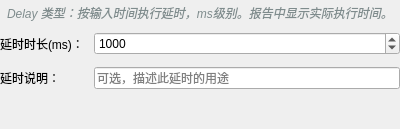
            <widget class="QWidget" name="page_delay">
             <layout class="QVBoxLayout" name="delayPageLayout">
              <property name="leftMargin">
               <number>0</number>
              </property>
              <property name="topMargin">
               <number>0</number>
              </property>
              <property name="rightMargin">
               <number>0</number>
              </property>
              <property name="bottomMargin">
               <number>0</number>
              </property>
              <item>
               <widget class="QLabel" name="label_delayHint">
                <property name="text">
                 <string>Delay 类型：按输入时间执行延时，ms级别。报告中显示实际执行时间。</string>
                </property>
                <property name="styleSheet">
                 <string notr="true">color: #7f8c8d; font-style: italic; padding: 4px;</string>
                </property>
               </widget>
              </item>
              <item>
               <layout class="QFormLayout" name="delayFormLayout">
                <property name="horizontalSpacing">
                 <number>10</number>
                </property>
                <property name="verticalSpacing">
                 <number>12</number>
                </property>
                <item row="0" column="0">
                 <widget class="QLabel" name="label_delayTime">
                  <property name="text">
                   <string>延时时长(ms)：</string>
                  </property>
                 </widget>
                </item>
                <item row="0" column="1">
                 <widget class="QSpinBox" name="spinBox_delayTime">
                  <property name="minimum">
                   <number>1</number>
                  </property>
                  <property name="maximum">
                   <number>99999999</number>
                  </property>
                  <property name="value">
                   <number>1000</number>
                  </property>
                 </widget>
                </item>
                <item row="1" column="0">
                 <widget class="QLabel" name="label_delayDesc">
                  <property name="text">
                   <string>延时说明：</string>
                  </property>
                 </widget>
                </item>
                <item row="1" column="1">
                 <widget class="QLineEdit" name="lineEdit_delayDesc">
                  <property name="placeholderText">
                   <string>可选，描述此延时的用途</string>
                  </property>
                 </widget>
                </item>
               </layout>
              </item>
              <item>
               <spacer name="vSpacer_delay">
                <property name="orientation">
                 <enum>Qt::Vertical</enum>
                </property>
                <property name="sizeHint" stdset="0">
                 <size>
                  <width>20</width>
                  <height>40</height>
                 </size>
                </property>
               </spacer>
              </item>
             </layout>
            </widget>
